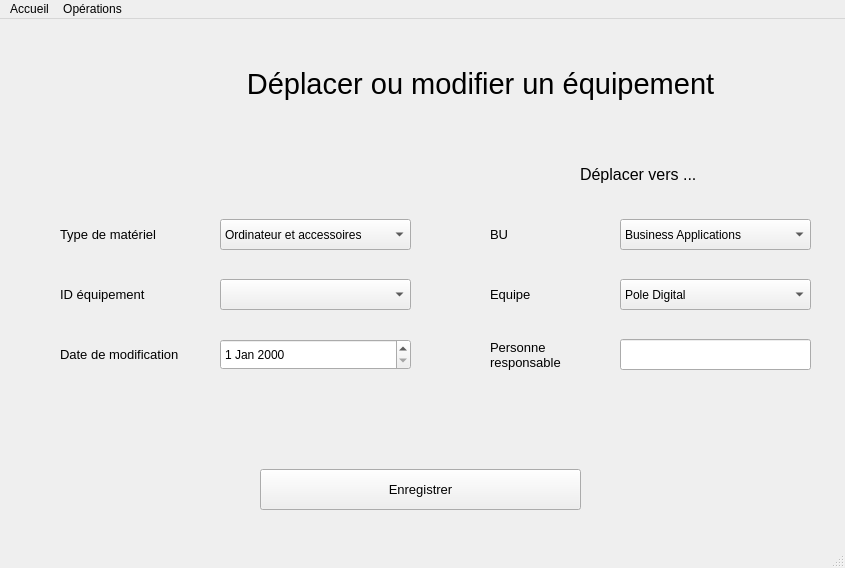
<?xml version="1.0" encoding="UTF-8"?>
<ui version="4.0">
 <class>Accueil</class>
 <widget class="QMainWindow" name="Accueil">
  <property name="geometry">
   <rect>
    <x>0</x>
    <y>0</y>
    <width>845</width>
    <height>568</height>
   </rect>
  </property>
  <property name="windowTitle">
   <string>MainWindow</string>
  </property>
  <widget class="QWidget" name="centralwidget">
   <widget class="QLabel" name="Title">
    <property name="geometry">
     <rect>
      <x>200</x>
      <y>30</y>
      <width>561</width>
      <height>71</height>
     </rect>
    </property>
    <property name="font">
     <font>
      <pointsize>22</pointsize>
     </font>
    </property>
    <property name="text">
     <string>&lt;html&gt;&lt;head/&gt;&lt;body&gt;&lt;p align=&quot;center&quot;&gt;Déplacer ou modifier un équipement&lt;/p&gt;&lt;/body&gt;&lt;/html&gt;</string>
    </property>
   </widget>
   <widget class="QLabel" name="logo">
    <property name="geometry">
     <rect>
      <x>10</x>
      <y>10</y>
      <width>131</width>
      <height>71</height>
     </rect>
    </property>
    <property name="maximumSize">
     <size>
      <width>282</width>
      <height>160</height>
     </size>
    </property>
    <property name="sizeIncrement">
     <size>
      <width>1</width>
      <height>2</height>
     </size>
    </property>
    <property name="text">
     <string/>
    </property>
    <property name="pixmap">
     <pixmap>../../Hardis-Blockchain/logo.png</pixmap>
    </property>
    <property name="scaledContents">
     <bool>true</bool>
    </property>
   </widget>
   <widget class="QLabel" name="logout">
    <property name="geometry">
     <rect>
      <x>816</x>
      <y>10</y>
      <width>21</width>
      <height>21</height>
     </rect>
    </property>
    <property name="text">
     <string/>
    </property>
    <property name="pixmap">
     <pixmap>../../Hardis-Blockchain/log-out.jpg</pixmap>
    </property>
    <property name="scaledContents">
     <bool>true</bool>
    </property>
   </widget>
   <widget class="QLabel" name="IDequipement_label">
    <property name="geometry">
     <rect>
      <x>60</x>
      <y>250</y>
      <width>171</width>
      <height>51</height>
     </rect>
    </property>
    <property name="font">
     <font>
      <pointsize>10</pointsize>
     </font>
    </property>
    <property name="text">
     <string>ID équipement</string>
    </property>
   </widget>
   <widget class="QLabel" name="dateDeplcement_label">
    <property name="geometry">
     <rect>
      <x>60</x>
      <y>310</y>
      <width>171</width>
      <height>51</height>
     </rect>
    </property>
    <property name="font">
     <font>
      <pointsize>10</pointsize>
     </font>
    </property>
    <property name="text">
     <string>Date de modification</string>
    </property>
   </widget>
   <widget class="QPushButton" name="Enregistrer">
    <property name="geometry">
     <rect>
      <x>260</x>
      <y>450</y>
      <width>321</width>
      <height>41</height>
     </rect>
    </property>
    <property name="font">
     <font>
      <pointsize>10</pointsize>
      <italic>false</italic>
     </font>
    </property>
    <property name="cursor">
     <cursorShape>ArrowCursor</cursorShape>
    </property>
    <property name="mouseTracking">
     <bool>false</bool>
    </property>
    <property name="text">
     <string>Enregistrer</string>
    </property>
    <property name="flat">
     <bool>false</bool>
    </property>
   </widget>
   <widget class="QComboBox" name="IDequipement">
    <property name="geometry">
     <rect>
      <x>220</x>
      <y>260</y>
      <width>191</width>
      <height>31</height>
     </rect>
    </property>
   </widget>
   <widget class="QLabel" name="deplacer_vers">
    <property name="geometry">
     <rect>
      <x>580</x>
      <y>140</y>
      <width>131</width>
      <height>31</height>
     </rect>
    </property>
    <property name="font">
     <font>
      <pointsize>12</pointsize>
     </font>
    </property>
    <property name="text">
     <string>Déplacer vers ...</string>
    </property>
   </widget>
   <widget class="QLineEdit" name="responsable">
    <property name="geometry">
     <rect>
      <x>620</x>
      <y>320</y>
      <width>191</width>
      <height>31</height>
     </rect>
    </property>
    <property name="text">
     <string/>
    </property>
   </widget>
   <widget class="QDateEdit" name="dateDeplacement">
    <property name="geometry">
     <rect>
      <x>220</x>
      <y>320</y>
      <width>191</width>
      <height>31</height>
     </rect>
    </property>
   </widget>
   <widget class="QLabel" name="BU_label">
    <property name="geometry">
     <rect>
      <x>490</x>
      <y>190</y>
      <width>111</width>
      <height>51</height>
     </rect>
    </property>
    <property name="font">
     <font>
      <pointsize>10</pointsize>
     </font>
    </property>
    <property name="text">
     <string>BU</string>
    </property>
   </widget>
   <widget class="QLabel" name="responsable_label">
    <property name="geometry">
     <rect>
      <x>490</x>
      <y>310</y>
      <width>111</width>
      <height>51</height>
     </rect>
    </property>
    <property name="font">
     <font>
      <pointsize>10</pointsize>
     </font>
    </property>
    <property name="text">
     <string>Personne
responsable</string>
    </property>
   </widget>
   <widget class="QLabel" name="Type">
    <property name="geometry">
     <rect>
      <x>60</x>
      <y>190</y>
      <width>171</width>
      <height>51</height>
     </rect>
    </property>
    <property name="font">
     <font>
      <pointsize>10</pointsize>
     </font>
    </property>
    <property name="text">
     <string>Type de matériel</string>
    </property>
   </widget>
   <widget class="QLabel" name="equipe_label">
    <property name="geometry">
     <rect>
      <x>490</x>
      <y>250</y>
      <width>111</width>
      <height>51</height>
     </rect>
    </property>
    <property name="font">
     <font>
      <pointsize>10</pointsize>
     </font>
    </property>
    <property name="text">
     <string>Equipe</string>
    </property>
   </widget>
   <widget class="QComboBox" name="type_txt">
    <property name="geometry">
     <rect>
      <x>220</x>
      <y>200</y>
      <width>191</width>
      <height>31</height>
     </rect>
    </property>
    <item>
     <property name="text">
      <string>Ordinateur et accessoires</string>
     </property>
    </item>
    <item>
     <property name="text">
      <string>Bureau</string>
     </property>
    </item>
    <item>
     <property name="text">
      <string>Chaise</string>
     </property>
    </item>
    <item>
     <property name="text">
      <string>Micro-ondes</string>
     </property>
    </item>
    <item>
     <property name="text">
      <string>Cafetière</string>
     </property>
    </item>
   </widget>
   <widget class="QComboBox" name="type_txt_3">
    <property name="geometry">
     <rect>
      <x>620</x>
      <y>260</y>
      <width>191</width>
      <height>31</height>
     </rect>
    </property>
    <item>
     <property name="text">
      <string>Pole Digital</string>
     </property>
    </item>
    <item>
     <property name="text">
      <string>Pole TSI</string>
     </property>
    </item>
    <item>
     <property name="text">
      <string>Salesforce</string>
     </property>
    </item>
    <item>
     <property name="text">
      <string>Indifférent</string>
     </property>
    </item>
   </widget>
   <widget class="QComboBox" name="type_txt_2">
    <property name="geometry">
     <rect>
      <x>620</x>
      <y>200</y>
      <width>191</width>
      <height>31</height>
     </rect>
    </property>
    <item>
     <property name="text">
      <string>Business Applications</string>
     </property>
    </item>
    <item>
     <property name="text">
      <string>Business Consulting</string>
     </property>
    </item>
    <item>
     <property name="text">
      <string>Cloud Platform</string>
     </property>
    </item>
    <item>
     <property name="text">
      <string>Reflex</string>
     </property>
    </item>
    <item>
     <property name="text">
      <string>Indifférent</string>
     </property>
    </item>
   </widget>
  </widget>
  <widget class="QMenuBar" name="menubar">
   <property name="geometry">
    <rect>
     <x>0</x>
     <y>0</y>
     <width>845</width>
     <height>22</height>
    </rect>
   </property>
   <widget class="QMenu" name="menuHardis_Materiel">
    <property name="title">
     <string>Accueil</string>
    </property>
    <addaction name="actionAccueil"/>
    <addaction name="actionParam_tres"/>
    <addaction name="actionQuitter"/>
   </widget>
   <widget class="QMenu" name="menuEnregistrer_materiel">
    <property name="title">
     <string>Opérations</string>
    </property>
    <addaction name="actionEnregistrer_mat_riel"/>
    <addaction name="actionD_placer_mat_riel"/>
    <addaction name="actionConsulter_mat_riel"/>
   </widget>
   <addaction name="menuHardis_Materiel"/>
   <addaction name="menuEnregistrer_materiel"/>
  </widget>
  <widget class="QStatusBar" name="statusbar"/>
  <action name="actionEnregistrer_mat_riel">
   <property name="text">
    <string>Enregistrer matériel</string>
   </property>
  </action>
  <action name="actionD_placer_mat_riel">
   <property name="text">
    <string>Déplacer matériel</string>
   </property>
  </action>
  <action name="actionConsulter_mat_riel">
   <property name="text">
    <string>Consulter matériel</string>
   </property>
  </action>
  <action name="actionAccueil">
   <property name="text">
    <string>Accueil</string>
   </property>
  </action>
  <action name="actionParam_tres">
   <property name="text">
    <string>Paramètres</string>
   </property>
  </action>
  <action name="actionQuitter">
   <property name="text">
    <string>Quitter</string>
   </property>
  </action>
 </widget>
 <resources/>
 <connections/>
</ui>
